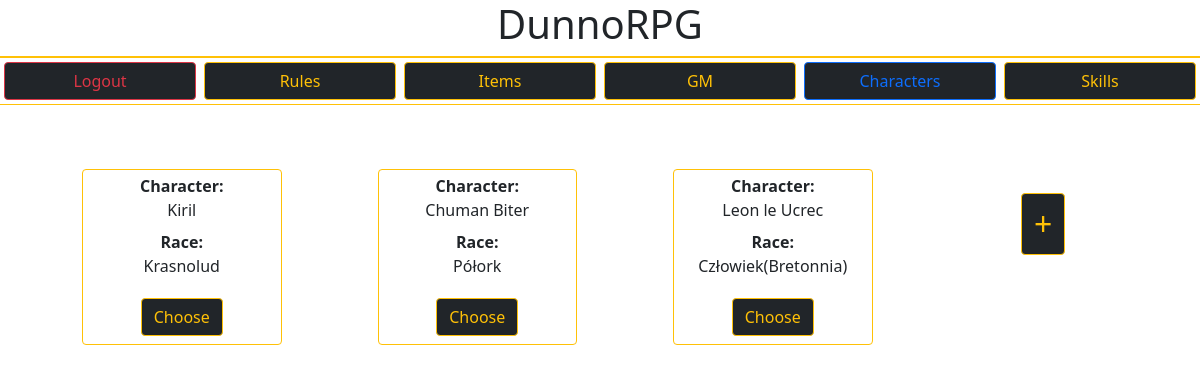
Before: /dunnorpg/ (signed in) with the older database file.
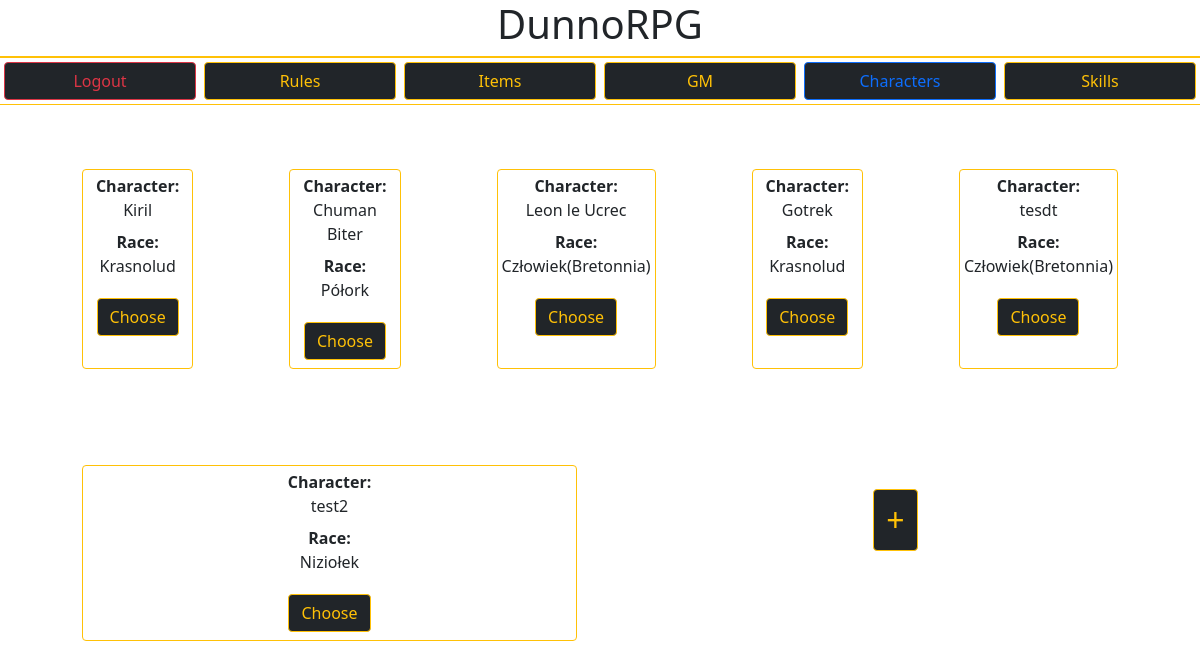
After: the same page with the newer database file.
### DunnoRPG/models.py (models this page shows, shortened)
class Character(models.Model):
    owner = models.CharField(max_length=100)
    name = models.CharField(max_length=50)
    race = models.CharField(max_length=30)
    size = models.CharField(max_length=2)
    HP = models.IntegerField()
    fullHP = models.IntegerField(null=True)
    Helmet = models.CharField(max_length=50, blank=True)
    Torso = models.CharField(max_length=50, blank=True)
    Gloves = models.CharField(max_length=50, blank=True)
    Boots = models.CharField(max_length=50, blank=True)
    LeftHand = models.CharField(max_length=50, blank=True)
    RightHand = models.CharField(max_length=50, blank=True)
    Side = models.CharField(max_length=50, blank=True)
    INT = models.IntegerField()
    SIŁ = models.IntegerField()
    ZRE = models.IntegerField()
    CHAR = models.IntegerField()
    CEL = models.IntegerField()
    points_left = models.IntegerField(null=True)
    weaponBonus = models.IntegerField(null=True)
    preferredWeapons = models.TextField(null=True)
    unlikedWeapons = models.TextField(null=True)

### DunnoRPG/views.py (the view)
# urls.py: path('', views.charGET.as_view(), name = "home"),
class charGET(APIView):
    serializer_class = CharacterSerializer
    template_name = 'home.html'
    renderer_classes = [TemplateHTMLRenderer]
    def get(self, request):
        avaible_characters = models.Character.objects.all().filter(owner=self.request.user)
        serializer = self.serializer_class(avaible_characters, many=True)
        serialized_data = serializer.data
        context = {
            'characters': serialized_data,
            'characters_count': len(serialized_data)
        }
        return Response(context)

### DunnoRPG/templates/home.html (shortened to what this page needs)
{% extends 'master.html' %}
{% block content %}
{% if user.is_authenticated %}
  {% include 'top_bar.html' %}
  <div class="container card-body">
    <div class="row">
        {% for character in characters %}
        <div class="col m-5 p-1 border border-warning bg-gray c-gold rounded text-center">
          <dl>
            <dt>Character:</dt>
              <dd>{{ character.name }}</dd>
            <dt>Race:</dt>
            <dd>{{ character.race }}</dd>
          </dl>
          <a class="btn btn-dark btn-outline-warning m-1" href="{% url 'character_detail' character.id %}">Choose</a>
      </div>
        {% endfor %}
        {% if characters_count > 0 %}
          <div class="col mt-5 m-3 text-center">
              <a class="mt-4 btn btn-dark btn-outline-warning fs-2 w-15vh" href="{% url 'character_add' %}">+</a>
          </div>
        {% endif %}
    </div>
  </div>
{% endif %}
{% endblock  %}

### DunnoRPG/templates/master.html (shortened to what this page needs)
{% load static %}
{% load compress %}
<!DOCTYPE html>
<html lang="pl">
    <head>
        {% compress css %}
        <link type="text/x-scss" href="{% static 'DunnoRPG/style.scss' %}"     rel="stylesheet" media="screen">
        {% endcompress %}
        <link rel="stylesheet" href="{% static 'DunnoRPG/style.css' %}">
        <link rel="stylesheet" href="https://cdn.jsdelivr.net/npm/bootstrap@5.1.3/dist/css/bootstrap.min.css">
    </head>
    <body>
        <div class="container-fluid">
            <div class="row header-bg border-bottom border-warning">
                <div class="col text-center">
                    <h1 class="header-context">DunnoRPG</h1>
                </div>
            </div>
        </div>
        {% block content %} {% endblock  %}
    </body>
</html>

### DunnoRPG/templates/top_bar.html
<div class="container-fluid">
        <div class="header-bg bg-gray border-top border-bottom border-warning row">
                <a class="col m-1 btn btn-dark btn-outline-danger" href="{% url 'logout' %}">Logout</a>
                <a id='tb-rules' class="col m-1 btn btn-dark btn-outline-warning" href="">Rules</a>
                <a id='tb-items' class="col m-1 btn btn-dark btn-outline-warning" href="">Items</a>
                <a id='tb-gm' class="col m-1 btn btn-dark btn-outline-warning" href="{% url 'gm_panel' %}">GM</a>
                <a id='tb-characters' class="col m-1 btn btn-dark btn-outline-warning" href="{% url 'home' %}">Characters</a>
                <a id='tb-skills' class="col m-1 btn btn-dark btn-outline-warning" href="{% url 'skills' %}">Skills</a>
        </div>
</div>

Changed rows visible on the page:
added Character: name "Gotrek", race "Krasnolud"
added Character: name "tesdt", race "Człowiek(Bretonnia)"
added Character: name "test2", race "Niziołek"
Other visible differences:
new list line: "Character: Race: Choose"
